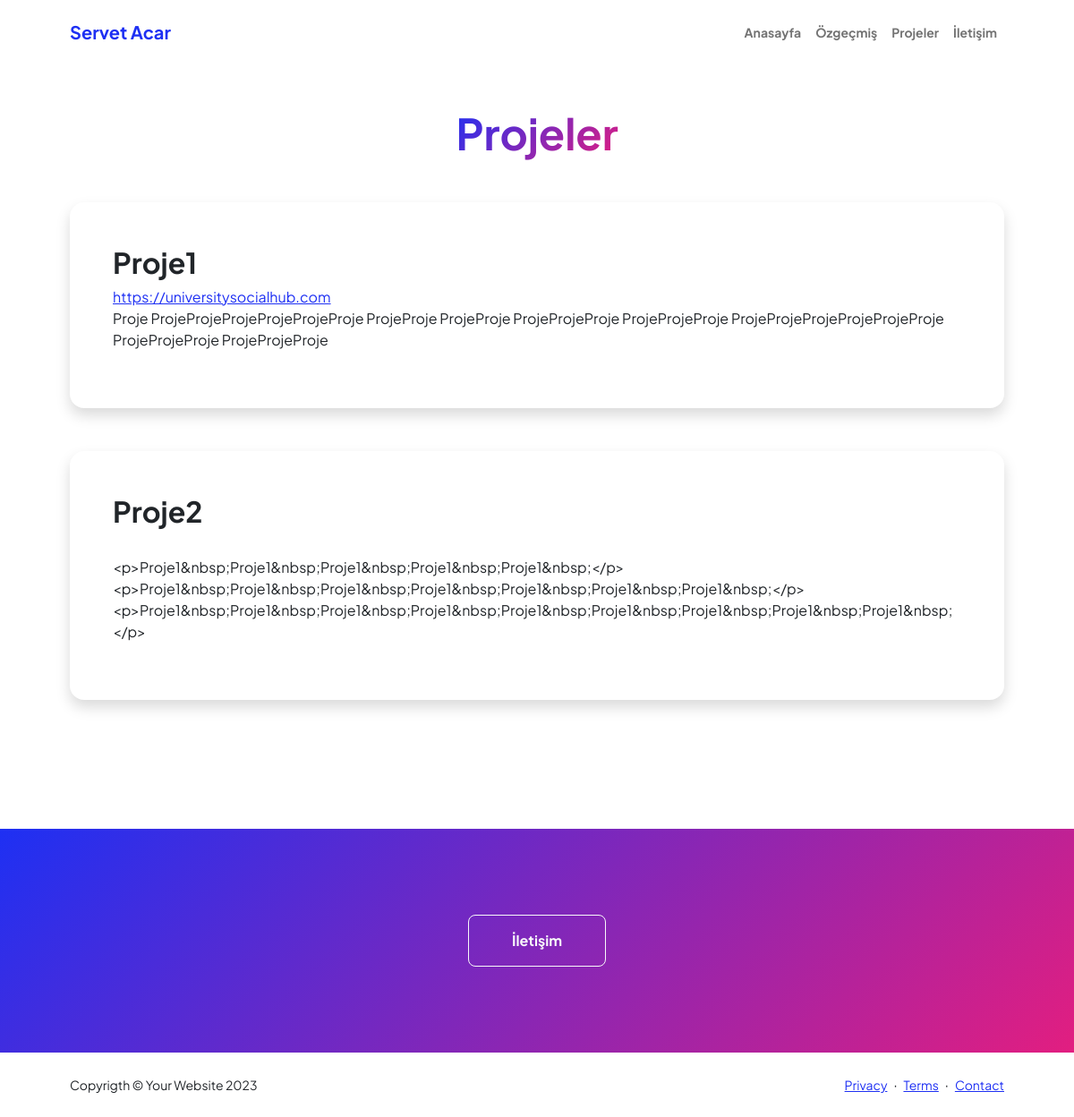
The app's page /projeler, older data.
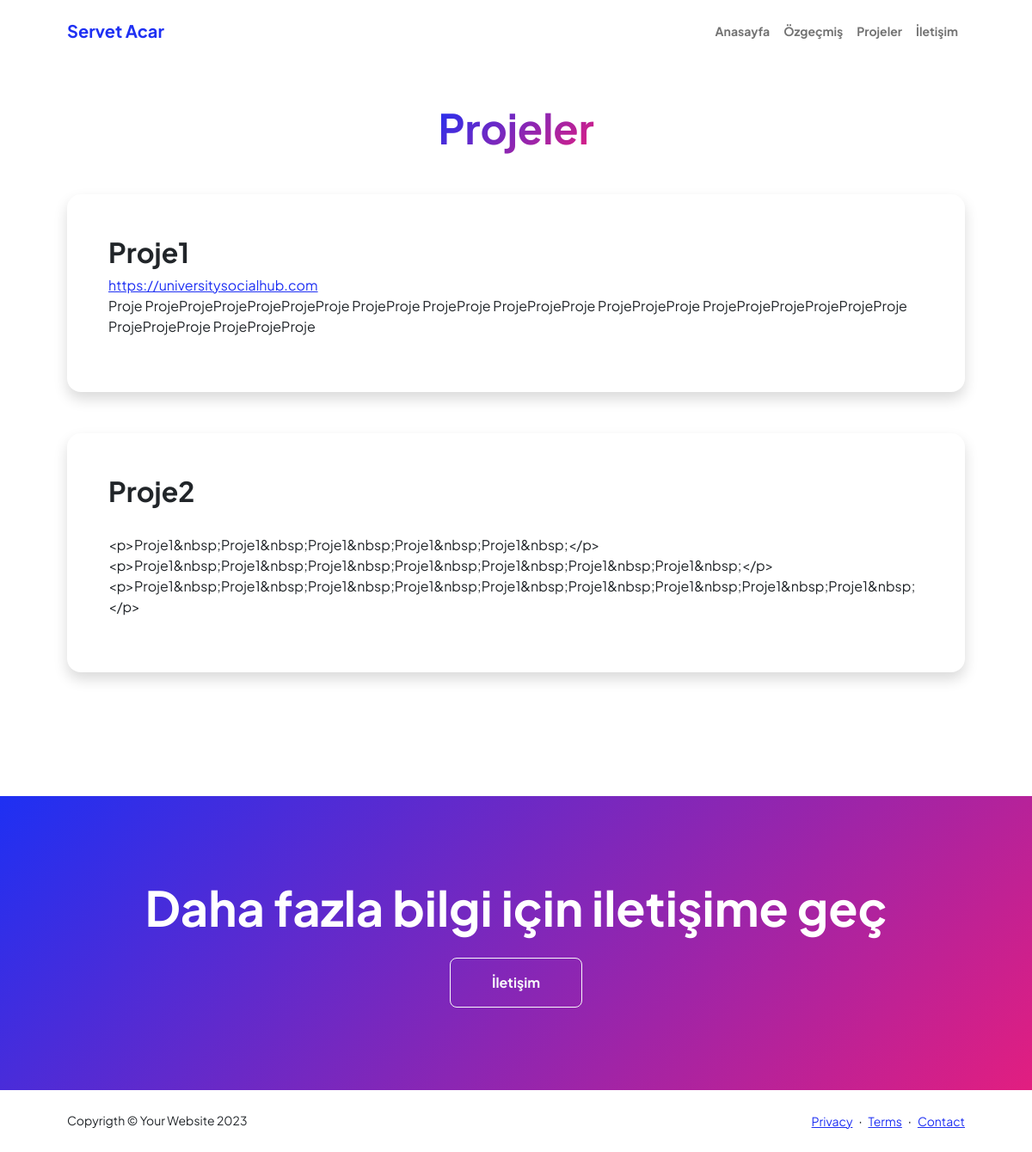
The same page, newer data.
### base/models.py (models this page shows)
class ProjectName(models.Model):
    name = models.TextField(null=True, blank=True)
    date = models.DateTimeField(auto_now=True)
    class Meta:
        verbose_name = ("ProjectName")
        verbose_name_plural = ("Proje sayfasının altındaki yazı")

### base/views.py (the view)
# urls.py: path('projeler', views.projects, name='project'),
def projects(request):
    navbars = Navbar.objects.first()
    mains = Main.objects.all().order_by('date')
    abouts = About.objects.all().order_by('date')
    socials = SocialMedia.objects.all().order_by('date')
    footers = Footer.objects.all().order_by('date')
    projects = Projects.objects.all().order_by('-date')
    project = Projects.objects.first()
    names = ProjectName.objects.first()
    context = {'navbars': navbars,
               'mains': mains,
               'abouts': abouts,
               'socials': socials,
               'footers': footers,
               'projects': projects,
               'project': project,
               'names': names,
               }
    return render(request, 'base/projects.html', context)

### base/templates/base/projects.html (shortened to what this page needs)
{% extends 'main.html' %}
{% block content %}
{% load static %}
            <section class="py-5">
                <div class="container px-5 mb-5">
                    <div class="text-center mb-5">
                        <h1 class="display-5 fw-bolder mb-0"><span class="text-gradient d-inline">{{project.title}}</span></h1>
                    </div>
                    {% for project in projects %}
                    <div class="row gx-5 justify-content-center">
                        <div class="col-lg-11 col-xl-9 col-xxl-8">
                            <div class="card overflow-hidden shadow rounded-4 border-0 mb-5">
                                <div class="card-body p-0">
                                    <div class="d-flex align-items-center">
                                        <div class="p-5">
                                            <h2 class="fw-bolder">{{project.name}}</h2>
                                            {% if project.url %}
                                            <a href="{{project.url}}" target="_blank" rel="noopener noreferrer">{{project.url}}</a>
                                            {% endif %}
                                            <br>
                                            <p>{{project.description}}</p>
                                        </div>
                                    </div>
                                </div>
                            </div>
                        </div>
                    </div>
                    {% endfor %}
                </div>
            </section>
            <section class="py-5 bg-gradient-primary-to-secondary text-white">
                <div class="container px-5 my-5">
                    <div class="text-center">
                        <h2 class="display-4 fw-bolder mb-4">{{names.name}}</h2>
                        <a class="btn btn-outline-light btn-lg px-5 py-3 fs-6 fw-bolder" href="{% url 'contact' %}">İletişim</a>
                    </div>
                </div>
            </section>
{% endblock %}

Row changes from the older to the newer data that the page shows:
added ProjectName: name "Daha fazla bilgi için iletişime geç"
